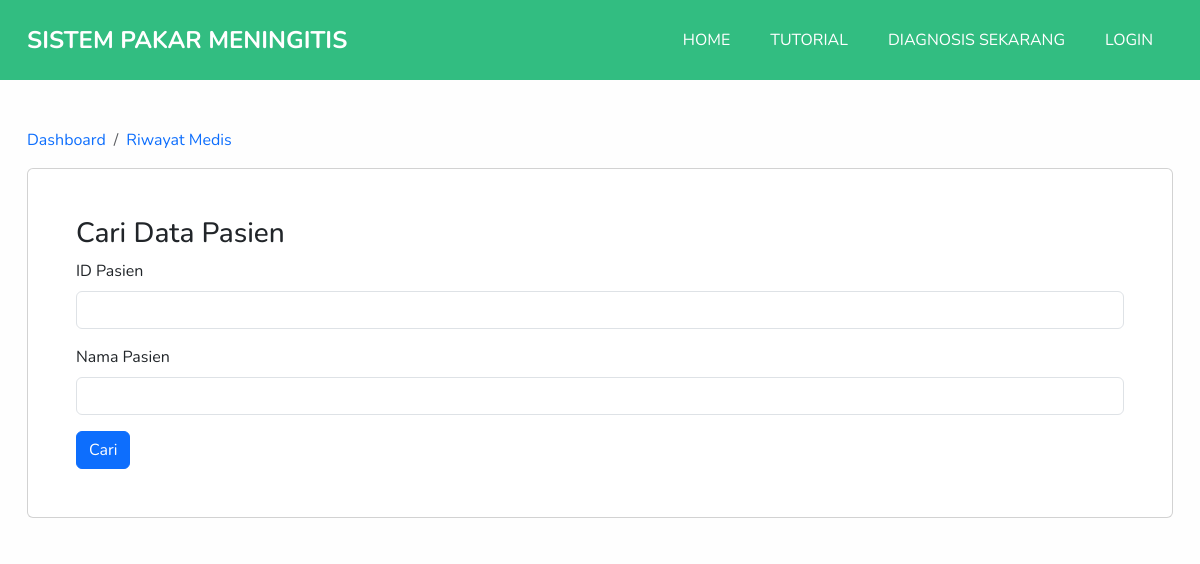
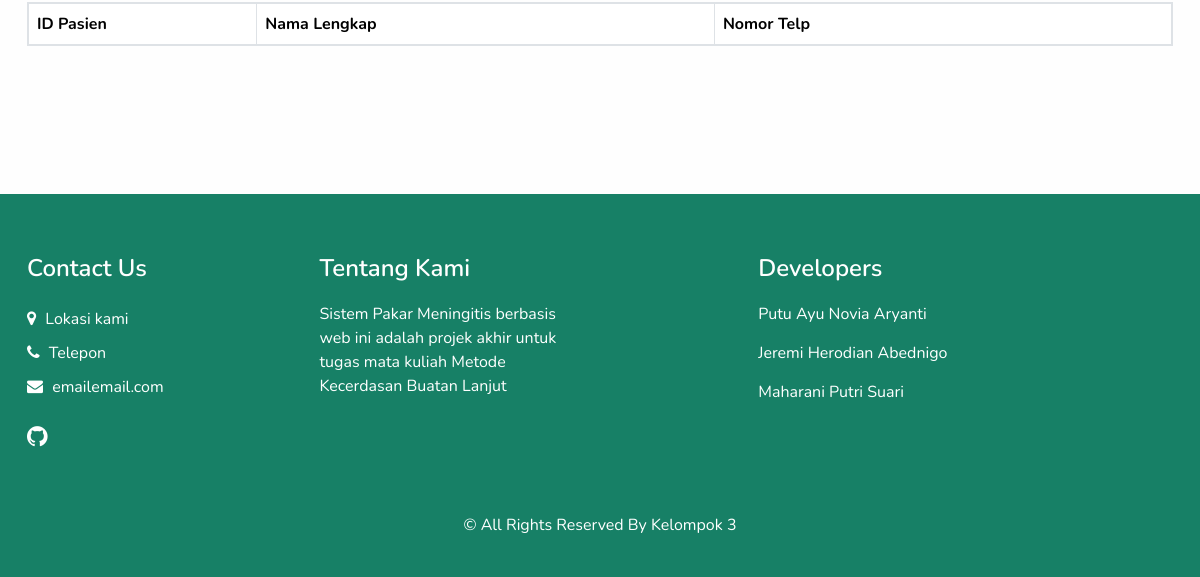
Before: /rekam-medis/ with the older database file (2 pictures, top to bottom).
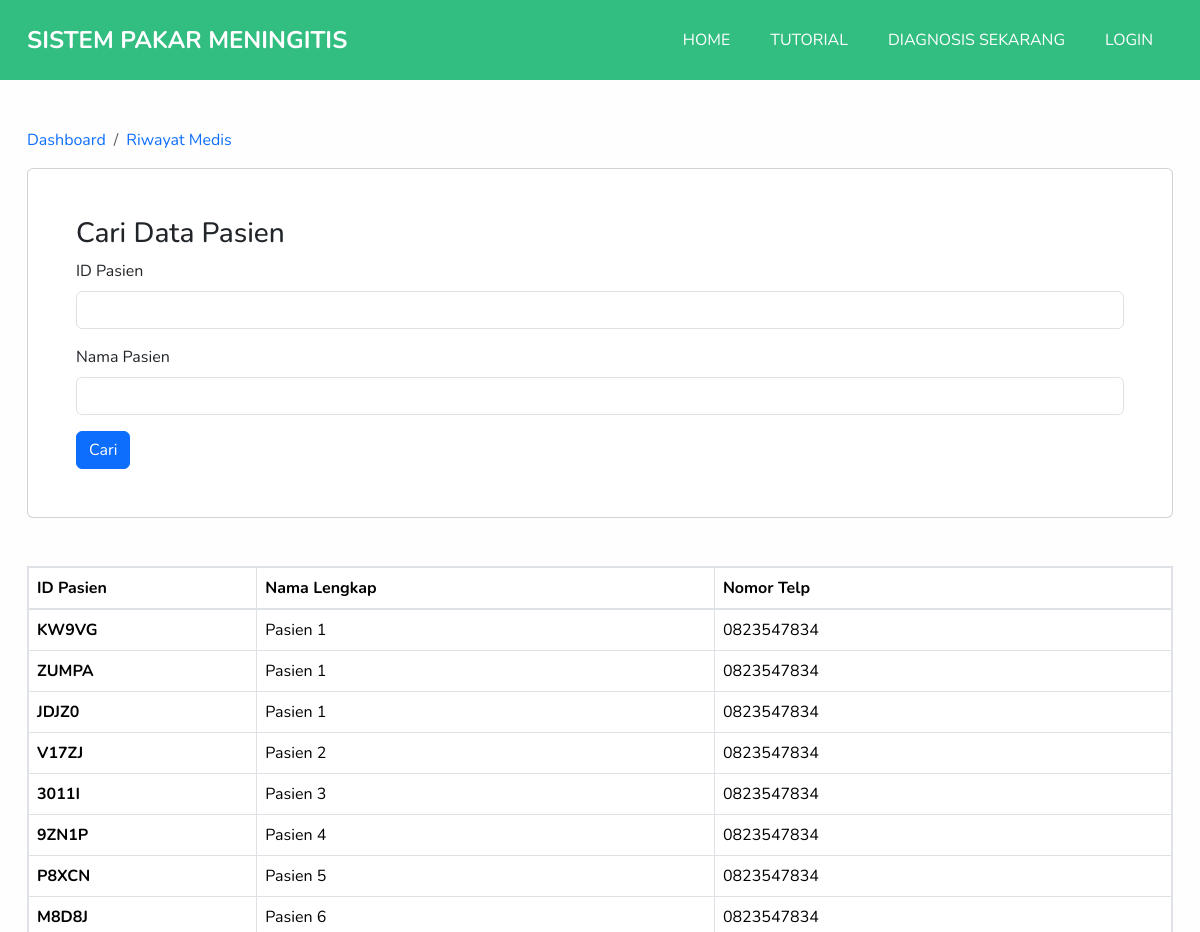
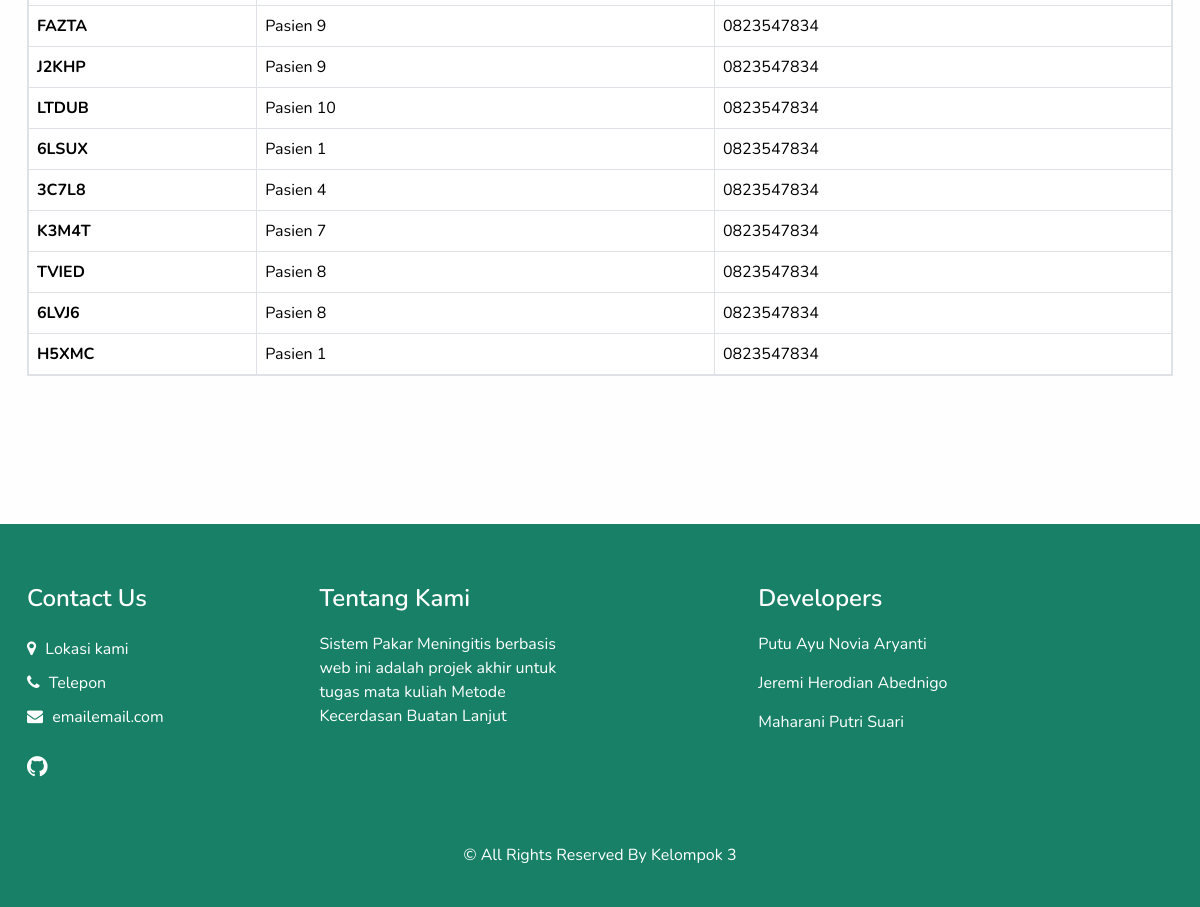
After: the same page with the newer database file (2 pictures, top to bottom).
### DomainPakar/models.py (models this page shows, shortened)
class Pasien(models.Model):
    IDPasien = models.CharField(max_length=5, null=True, blank=True)
    NamaLengkap = models.CharField(max_length=255)
    TanggalLahir = models.DateField()
    Alamat = models.CharField(max_length=255)
    NomorTelp = models.CharField(max_length=15)
    OPTIONS = [
        ('Laki-Laki', 'Laki-Laki'),
        ('Perempuan', 'Perempuan'),
    ]
    JenisKelamin = models.CharField(max_length=15, choices=OPTIONS, default='Laki-Laki')
    GejalaPasien = models.ManyToManyField(Gejala, blank=True)
    Diagnosis = models.ManyToManyField(
        HasilDiagnosa,
        blank=True
    )
    TglDiagnosa = models.DateField(null=True, blank=True)

### DomainPakar/views.py (the view)
# urls.py: path('rekam-medis/', PakarViews.rekamMedis),
def rekamMedis(request):
    userLogin = request.user.is_authenticated and request.user.is_superuser
    pasiens = Pasien.objects.all()
    IdPasien = request.GET.get('IDPasien')
    namaPasien = request.GET.get('namaPasien')
    if IdPasien is not None:
        if IdPasien != '':
            pasiens = Pasien.objects.filter(IDPasien=IdPasien)
    if namaPasien is not None:
        if namaPasien != '':
            pasiens = Pasien.objects.filter(NamaLengkap__contains=namaPasien)
    if len(pasiens) == 0 and (IdPasien != None or namaPasien != None):
        sweetify.error(request, 'Pasien Tidak Ditemukan')
    contexts = {
        'login': userLogin,
        'pasiens': pasiens
    }
    return render(request=request, context=contexts, template_name='data-pasien.html')

### DomainPakar/templates/data-pasien.html (shortened to what this page needs)
{% extends 'base2.html' %}
{% load static %}
{% block content %}
<div class="container">
     <nav class="mt-5" aria-label="breadcrumb">
          <ol class="breadcrumb">
               <li class="breadcrumb-item"><a href="/">Dashboard</a></li>
               <li class="breadcrumb-item text-primary" aria-current="page">Riwayat Medis</li>
          </ol>
     </nav>
     <div class="container p-5 mt-3 card">
          <form action="/rekam-medis/" method="GET">
               <h3>Cari Data Pasien</h3>
               <div class="mb-3">
                    <label for="InputIDPasien" class="form-label">ID Pasien</label>
                    <input name="IDPasien" type="text" class="form-control" id="InputIDPasien">
               </div>
               <div class="mb-3">
                    <label for="InputNama" class="form-label">Nama Pasien</label>
                    <input name="namaPasien" type="text" class="form-control" id="InputNama">
               </div>
               <button type="submit" class="btn btn-primary">Cari</button>
          </form>
     </div>
     {% if login %}
     <table class="table my-5 table-bordered table-secondary border-2">
          {% else %}
          <table class="table my-5 table-bordered border-2">
               {% endif %}
               <thead>
                    <tr>
                         <th class="col-1" scope="col">ID Pasien</th>
                         <th class="col-2" scope="col">Nama Lengkap</th>
                         <th class="col-2" scope="col">Nomor Telp</th>
                    </tr>
               </thead>
               <tbody>
                    {% for pasien in pasiens %}
                    <tr>
                         <th>{{ pasien.IDPasien }}</th>
                         <td>{{ pasien.NamaLengkap }}</td>
                         {% if pasien.Diagnosis is None %}
                         <td>Belum Terdiagnosis</td>
                         {% else %}
                         <td>{{ pasien.NomorTelp }}</td>
                         {% endif %}
                    </tr>
                    {% endfor %}
               </tbody>
          </table>
</div>
<div class="container" style="height: 100px;"></div>
{% endblock %}

Changed rows visible on the page:
added Pasien: IDPasien "KW9VG", NamaLengkap "Pasien 1", NomorTelp "0823547834"
added Pasien: IDPasien "ZUMPA", NamaLengkap "Pasien 1", NomorTelp "0823547834"
added Pasien: IDPasien "JDJZ0", NamaLengkap "Pasien 1", NomorTelp "0823547834"
added Pasien: IDPasien "V17ZJ", NamaLengkap "Pasien 2", NomorTelp "0823547834"
added Pasien: IDPasien "3011I", NamaLengkap "Pasien 3", NomorTelp "0823547834"
added Pasien: IDPasien "9ZN1P", NamaLengkap "Pasien 4", NomorTelp "0823547834"
added Pasien: IDPasien "P8XCN", NamaLengkap "Pasien 5", NomorTelp "0823547834"
added Pasien: IDPasien "M8D8J", NamaLengkap "Pasien 6", NomorTelp "0823547834"
added Pasien: IDPasien "FAZTA", NamaLengkap "Pasien 9", NomorTelp "0823547834"
added Pasien: IDPasien "J2KHP", NamaLengkap "Pasien 9", NomorTelp "0823547834"
added Pasien: IDPasien "LTDUB", NamaLengkap "Pasien 10", NomorTelp "0823547834"
added Pasien: IDPasien "6LSUX", NamaLengkap "Pasien 1", NomorTelp "0823547834"
added Pasien: IDPasien "3C7L8", NamaLengkap "Pasien 4", NomorTelp "0823547834"
added Pasien: IDPasien "K3M4T", NamaLengkap "Pasien 7", NomorTelp "0823547834"
added Pasien: IDPasien "TVIED", NamaLengkap "Pasien 8", NomorTelp "0823547834"
added Pasien: IDPasien "6LVJ6", NamaLengkap "Pasien 8", NomorTelp "0823547834"
added Pasien: IDPasien "H5XMC", NamaLengkap "Pasien 1", NomorTelp "0823547834"
